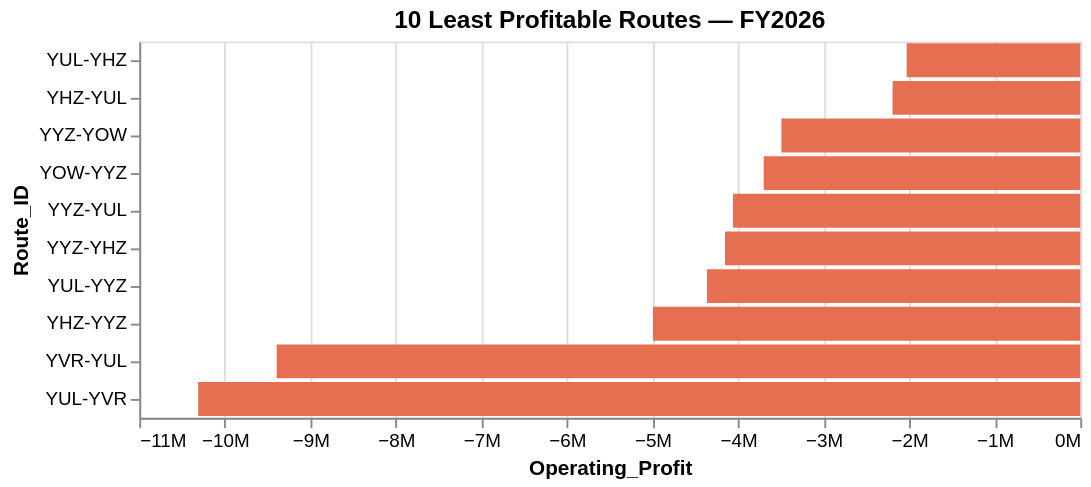

Source (notebook cell):
### Code cell
worst_routes = (
    route_profit[route_profit["Fiscal_Year"] == 2026]
    .nsmallest(10, "Operating_Profit")
)

alt.Chart(worst_routes).mark_bar().encode(
    y=alt.Y("Route_ID:N", sort="-x"),
    x=alt.X("Operating_Profit:Q", axis=alt.Axis(format="~s")),
    color=alt.condition(
        alt.datum.Operating_Profit >= 0,
        alt.value("#2A9D8F"),
        alt.value("#E76F51")
    ),
    tooltip=["Route_ID", "Operating_Profit"]
).properties(
    title="10 Least Profitable Routes — FY2026",
    width=500
)

### Figure 1 — Vega-Lite specification as saved in the notebook (floating-point values rounded to 4 significant figures)
{"config": {"view": {"continuousWidth": 300, "continuousHeight": 300}}, "data": {"name": "data-11ba6f072db1f3ccca4643d328288593"}, "mark": {"type": "bar"}, "encoding": {"color": {"condition": {"test": "(datum.Operating_Profit >= 0)", "value": "#2A9D8F"}, "value": "#E76F51"}, "tooltip": [{"field": "Route_ID", "type": "nominal"}, {"field": "Operating_Profit", "type": "quantitative"}], "x": {"axis": {"format": "~s"}, "field": "Operating_Profit", "type": "quantitative"}, "y": {"field": "Route_ID", "sort": "-x", "type": "nominal"}}, "title": "10 Least Profitable Routes — FY2026", "width": 500, "$schema": "https://vega.github.io/schema/vega-lite/v5.20.1.json", "datasets": {"data-11ba6f072db1f3ccca4643d328288593": [{"Fiscal_Year": 2026, "Route_ID": "YUL-YVR", "Revenue": 9318000.0, "Operating_Cost": 19630000.0, "Operating_Profit": -10310000.0}, {"Fiscal_Year": 2026, "Route_ID": "YVR-YUL", "Revenue": 8495000.0, "Operating_Cost": 17890000.0, "Operating_Profit": -9394000.0}, {"Fiscal_Year": 2026, "Route_ID": "YHZ-YYZ", "Revenue": 4768000.0, "Operating_Cost": 9764000.0, "Operating_Profit": -4996000.0}, {"Fiscal_Year": 2026, "Route_ID": "YUL-YYZ", "Revenue": 4428000.0, "Operating_Cost": 8792000.0, "Operating_Profit": -4364000.0}, {"Fiscal_Year": 2026, "Route_ID": "YYZ-YHZ", "Revenue": 3977000.0, "Operating_Cost": 8130000.0, "Operating_Profit": -4153000.0}, {"Fiscal_Year": 2026, "Route_ID": "YYZ-YUL", "Revenue": 4190000.0, "Operating_Cost": 8250000.0, "Operating_Profit": -4060000.0}, {"Fiscal_Year": 2026, "Route_ID": "YOW-YYZ", "Revenue": 3457000.0, "Operating_Cost": 7157000.0, "Operating_Profit": -3701000.0}, {"Fiscal_Year": 2026, "Route_ID": "YYZ-YOW", "Revenue": 3305000.0, "Operating_Cost": 6799000.0, "Operating_Profit": -3494000.0}, {"Fiscal_Year": 2026, "Route_ID": "YHZ-YUL", "Revenue": 2009000.0, "Operating_Cost": 4203000.0, "Operating_Profit": -2194000.0}, {"Fiscal_Year": 2026, "Route_ID": "YUL-YHZ", "Revenue": 1857000.0, "Operating_Cost": 3886000.0, "Operating_Profit": -2029000.0}]}}
